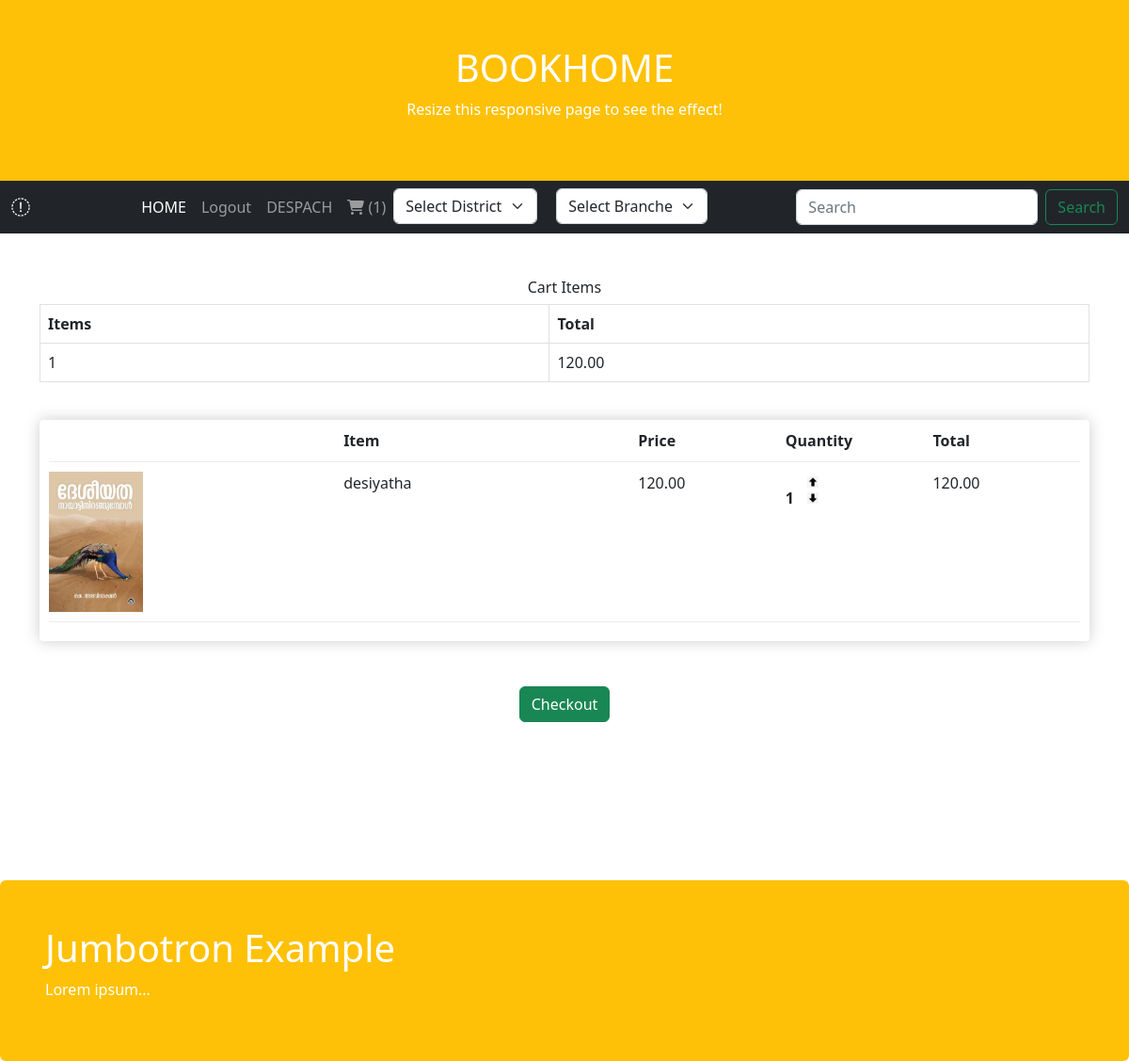
The app's page /cart/cartDetails (signed in) with its own data.
### cartpage/models.py (models this page shows, shortened)
class items(models.Model):
    prodt=models.ForeignKey(Book,on_delete=models.SET_NULL,null=True,blank=True)
    cart=models.ForeignKey(cartlist,on_delete=models.SET_NULL, null=True, blank=True)
    quan=models.IntegerField()
    active=models.BooleanField(default=True)
    @property
    def get_total(self):
        total=int(self.prodt.book_price )* self.quan
        return total

### mybook/models.py (models this page shows, shortened)
class Book(models.Model):
    book_name = models.CharField(max_length=20)
    book_price=models.DecimalField(max_digits=10,decimal_places=2)
    book_author = models.ForeignKey(Author, on_delete=models.CASCADE)
    book_image=models.ImageField(upload_to='books',blank=True)
    desc=models.TextField(null=False)
    stock=models.IntegerField(null=False)
    available=models.BooleanField(default=True)

### cartpage/views.py (the view)
# urls.py: path('cartDetails', views.cart_details, name='cartDetails'),
@login_required(login_url='login')
def cart_details(request,total=0,count=0,cart_items=None):
    person = User.objects.get(id=request.user.id)
    try:
        ct = cartlist.objects.get(customer=person,complete=False)
        ct_items = items.objects.filter(cart=ct,active=True)
        for i in ct_items:
            total += (i.prodt.book_price*i.quan)
            count += i.quan
    except ObjectDoesNotExist:
        ct_items=[]
        total=0
        count=0
    return render(request, 'cart.html', {'ci': ct_items, 't': total, 'cn': count})

### templates/cart.html (shortened to what this page needs)
{% extends 'base.html' %}
{% block content %}
{%load static%}
<head>
  <link rel="stylesheet" href="{% static 'css/cart.css'%}">
</head>
<br><br>
<div class="container">
  <div class="panel panel-primary">
    <div class="panel-heading">
      <h6 class="panel-title">Cart Items</h6>
    </div>
    <table class="table table-hover table-bordered" id="dev-table">
      <thead>
        <tr>
          <th>Items</th>
          <th>Total</th>
        </tr>
      </thead>
      <tr>
        <td>{{cn}}</td>
        <td>{{t|floatformat:2}}</td>
      </tr>
    </table>
  </div>
  <br>
  <div class="box-element">
    <div class="cart-row">
        <div style="flex:2;"></div>
        <div style="flex:2;"><strong>Item</strong></div>
        <div style="flex:1;"><strong>Price</strong></div>
        <div style="flex:1;"><strong>Quantity</strong></div>
        <div style="flex:1;"><strong>Total</strong></div>
    </div>
    {% for item in ci%}
    <div class="cart-row">
        <div style="flex:2;"><img class="row-image" src="{{item.prodt.book_image.url}}" alt="image"></div>
        <div style="flex:2;">{{item.prodt.book_name}}</div>
        <div style="flex:1;"><span>{{item.prodt.book_price|floatformat:2}}</span></div>
        <div style="flex:1;">
            <p class="quantity">{{item.quan}}</p>
            <div class="quantity">
                <img data-product={{item.prodt.id}} data-action="add" class="chg-quantity update-cart"
                src="{% static 'images/arrowup1.png'%}" alt="arrowup">
                <img data-product={{item.prodt.id}} data-action="remove" class="chg-quantity update-cart"
                src="{% static 'images/arrowdown.png'%}" alt="arrowdown">
            </div>
        </div>
        <div style="flex:1;">{{item.get_total|floatformat:2}}</div>
    </div>
    {% endfor%}
  </div>
</div>
<br>
<br>
<div style="text-align:center;" >
    <a class="btn btn-success" href="{%url 'checkout'%}">Checkout</a>
</div>
<br><br><br><br><br><br>
{% endblock content %}

### static/css/cart.css (style rules this page uses)
.box-element { box-shadow: hsl(0,0% ,80%) 0 0 16px; background-color: #fff; border-radius: 4px; padding: 10px; }
.cart-row { display: flex; align-items: flex-stretch; padding-bottom: 10px; margin-bottom: 10px; border-bottom: 1px solid #ececec; }
.row-image { width: 100px; }
.quantity { display: inline-block; font-weight: 700; padding-right: 10px; }
.chg-quantity { width: 12px; cursor: pointer; display: block; margin-top: 5px; transition: 1s; }

### templates/cart.html (style rules this page uses)
a:link { text-decoration: none; }
h6 { text-align: center; }

### records on screen
items: prodt.book_image (picture), prodt.book_name "desiyatha", prodt.book_price "120.00", quan "1", get_total "120.00"

### other values on screen
{{ cn }} "1"
{{ t|floatformat:2 }} "120.00"
